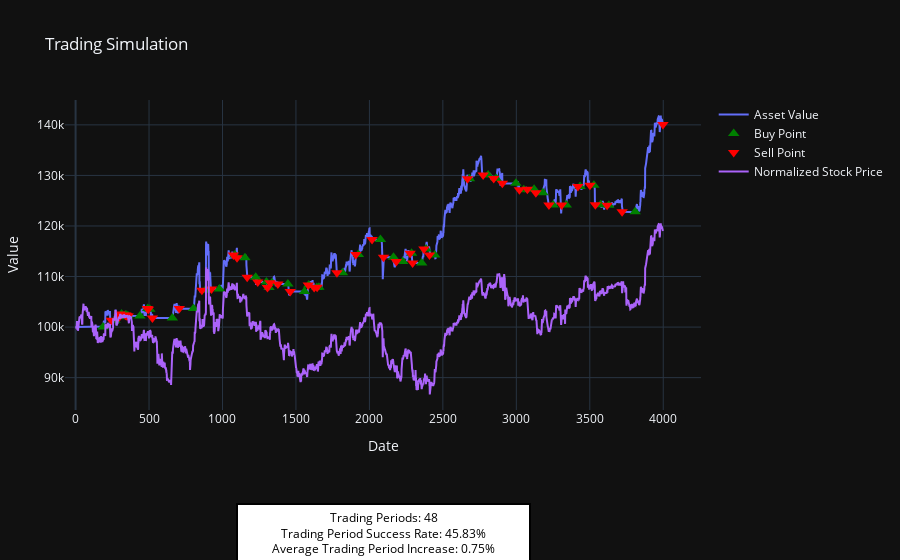
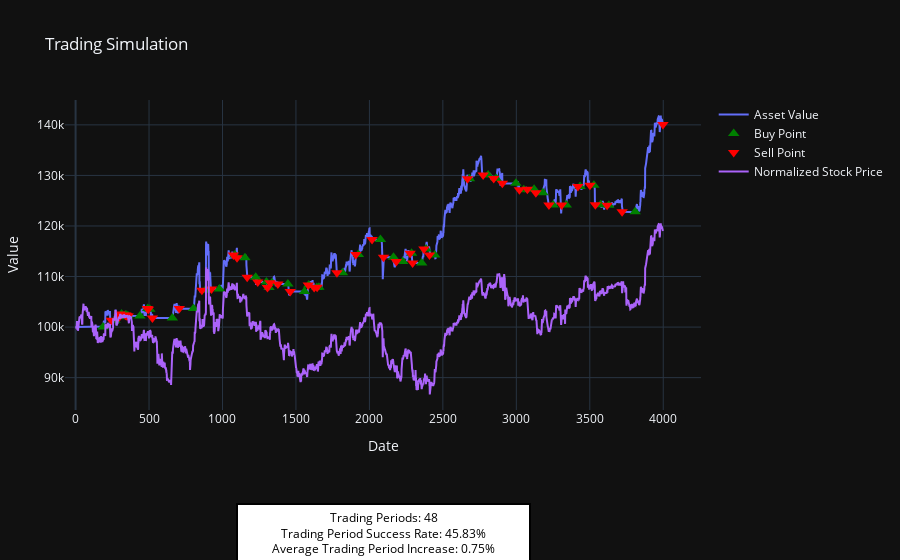

Write notebook code for charts like these, in order.
### Code cell
one_condition_trading_simulation_visualizer(complete_backtest_results[(31, 43)])

### Figure 1 — Plotly figure (JSON) as saved in the notebook; plotly's stock layout.template omitted (floating-point values rounded to 4 significant figures; data arrays with more than 128 entries replaced by an {"elided": "..."} marker saying what was removed)
{"data": [{"mode": "lines", "name": "Asset Value", "type": "scatter", "x": {"elided": "3999 int values"}, "y": {"elided": "3999 float values"}}, {"marker": {"color": "green", "size": 10, "symbol": "triangle-up"}, "mode": "markers", "name": "Buy Point", "type": "scatter", "x": [187, 268, 299, 313, 339, 345, 356, 438, 491, 505, 659, 803, 884, 979, 1085, 1153, 1226, 1299, 1317, 1337, 1445, 1558, 1587, 1642, 1656, 1817, 1925, 2075, 2164, 2227, 2287, 2356, 2386, 2445, 2681, 2808, 2863, 2997, 3051, 3121, 3181, 3251, 3340, 3434, 3528, 3574, 3630, 3809], "y": [100000, 101400.0, 102000.0, 102600.0, 102400.0, 102300.0, 102300.0, 102200.0, 103700.0, 103500.0, 101800.0, 103700.0, 107300.0, 107500.0, 114200.0, 113700.0, 109900.0, 108900.0, 107800.0, 108800.0, 108500.0, 107000.0, 108300.0, 107800.0, 107900.0, 110800.0, 114400.0, 117300.0, 113800.0, 113000.0, 114600.0, 112700.0, 115400.0, 114300.0, 129400.0, 130100.0, 129400.0, 128400.0, 127100.0, 127200.0, 126600.0, 124100.0, 124100.0, 127800.0, 128100.0, 124200.0, 124100.0, 122800.0]}, {"marker": {"color": "red", "size": 10, "symbol": "triangle-down"}, "mode": "markers", "name": "Sell Point", "type": "scatter", "x": [243, 298, 301, 338, 343, 349, 358, 489, 495, 523, 706, 860, 925, 1074, 1099, 1168, 1240, 1306, 1324, 1377, 1461, 1584, 1624, 1644, 1779, 1908, 2018, 2096, 2183, 2277, 2294, 2371, 2409, 2668, 2774, 2846, 2905, 3021, 3075, 3133, 3222, 3308, 3419, 3501, 3538, 3618, 3720, 3998], "y": [101400.0, 102000.0, 102600.0, 102400.0, 102300.0, 102300.0, 102200.0, 103700.0, 103500.0, 101800.0, 103700.0, 107300.0, 107500.0, 114200.0, 113700.0, 109900.0, 108900.0, 107800.0, 108800.0, 108500.0, 107000.0, 108300.0, 107800.0, 107900.0, 110800.0, 114400.0, 117300.0, 113800.0, 113000.0, 114600.0, 112700.0, 115400.0, 114300.0, 129400.0, 130100.0, 129400.0, 128400.0, 127100.0, 127200.0, 126600.0, 124100.0, 124100.0, 127800.0, 128100.0, 124200.0, 124100.0, 122800.0, 140100.0]}, {"mode": "lines", "name": "Normalized Stock Price", "type": "scatter", "x": {"elided": "3999 int values"}, "y": {"elided": "3999 float values"}}], "layout": {"annotations": [{"align": "center", "bgcolor": "white", "bordercolor": "black", "borderpad": 4, "borderwidth": 2, "font": {"color": "black", "size": 12}, "showarrow": false, "text": "Trading Periods: 48<br>Trading Period Success Rate: 45.83%<br>Average Trading Period Increase: 0.75%<br>Trading Period Increase Standard Deviation: 3.25%", "x": 0.5, "xanchor": "center", "xref": "paper", "y": -0.3, "yanchor": "top", "yref": "paper"}], "autosize": true, "margin": {"b": 150, "l": 50, "r": 50, "t": 100}, "title": {"text": "Trading Simulation"}, "xaxis": {"title": {"text": "Date"}}, "yaxis": {"title": {"text": "Value"}}}}

### Figure 2 — Plotly figure (JSON) as saved in the notebook; plotly's stock layout.template omitted (floating-point values rounded to 4 significant figures; data arrays with more than 128 entries replaced by an {"elided": "..."} marker saying what was removed)
{"data": [{"mode": "lines", "name": "Asset Value", "type": "scatter", "x": {"elided": "3999 int values"}, "y": {"elided": "3999 float values"}}, {"marker": {"color": "green", "size": 10, "symbol": "triangle-up"}, "mode": "markers", "name": "Buy Point", "type": "scatter", "x": [187, 268, 299, 313, 339, 345, 356, 438, 491, 505, 659, 803, 884, 979, 1085, 1153, 1226, 1299, 1317, 1337, 1445, 1558, 1587, 1642, 1656, 1817, 1925, 2075, 2164, 2227, 2287, 2356, 2386, 2445, 2681, 2808, 2863, 2997, 3051, 3121, 3181, 3251, 3340, 3434, 3528, 3574, 3630, 3809], "y": [100000, 101400.0, 102000.0, 102600.0, 102400.0, 102300.0, 102300.0, 102200.0, 103700.0, 103500.0, 101800.0, 103700.0, 107300.0, 107500.0, 114200.0, 113700.0, 109900.0, 108900.0, 107800.0, 108800.0, 108500.0, 107000.0, 108300.0, 107800.0, 107900.0, 110800.0, 114400.0, 117300.0, 113800.0, 113000.0, 114600.0, 112700.0, 115400.0, 114300.0, 129400.0, 130100.0, 129400.0, 128400.0, 127100.0, 127200.0, 126600.0, 124100.0, 124100.0, 127800.0, 128100.0, 124200.0, 124100.0, 122800.0]}, {"marker": {"color": "red", "size": 10, "symbol": "triangle-down"}, "mode": "markers", "name": "Sell Point", "type": "scatter", "x": [243, 298, 301, 338, 343, 349, 358, 489, 495, 523, 706, 860, 925, 1074, 1099, 1168, 1240, 1306, 1324, 1377, 1461, 1584, 1624, 1644, 1779, 1908, 2018, 2096, 2183, 2277, 2294, 2371, 2409, 2668, 2774, 2846, 2905, 3021, 3075, 3133, 3222, 3308, 3419, 3501, 3538, 3618, 3720, 3998], "y": [101400.0, 102000.0, 102600.0, 102400.0, 102300.0, 102300.0, 102200.0, 103700.0, 103500.0, 101800.0, 103700.0, 107300.0, 107500.0, 114200.0, 113700.0, 109900.0, 108900.0, 107800.0, 108800.0, 108500.0, 107000.0, 108300.0, 107800.0, 107900.0, 110800.0, 114400.0, 117300.0, 113800.0, 113000.0, 114600.0, 112700.0, 115400.0, 114300.0, 129400.0, 130100.0, 129400.0, 128400.0, 127100.0, 127200.0, 126600.0, 124100.0, 124100.0, 127800.0, 128100.0, 124200.0, 124100.0, 122800.0, 140100.0]}, {"mode": "lines", "name": "Normalized Stock Price", "type": "scatter", "x": {"elided": "3999 int values"}, "y": {"elided": "3999 float values"}}], "layout": {"annotations": [{"align": "center", "bgcolor": "white", "bordercolor": "black", "borderpad": 4, "borderwidth": 2, "font": {"color": "black", "size": 12}, "showarrow": false, "text": "Trading Periods: 48<br>Trading Period Success Rate: 45.83%<br>Average Trading Period Increase: 0.75%<br>Trading Period Increase Standard Deviation: 3.25%", "x": 0.5, "xanchor": "center", "xref": "paper", "y": -0.3, "yanchor": "top", "yref": "paper"}], "autosize": true, "margin": {"b": 150, "l": 50, "r": 50, "t": 100}, "title": {"text": "Trading Simulation"}, "xaxis": {"title": {"text": "Date"}}, "yaxis": {"title": {"text": "Value"}}}}
